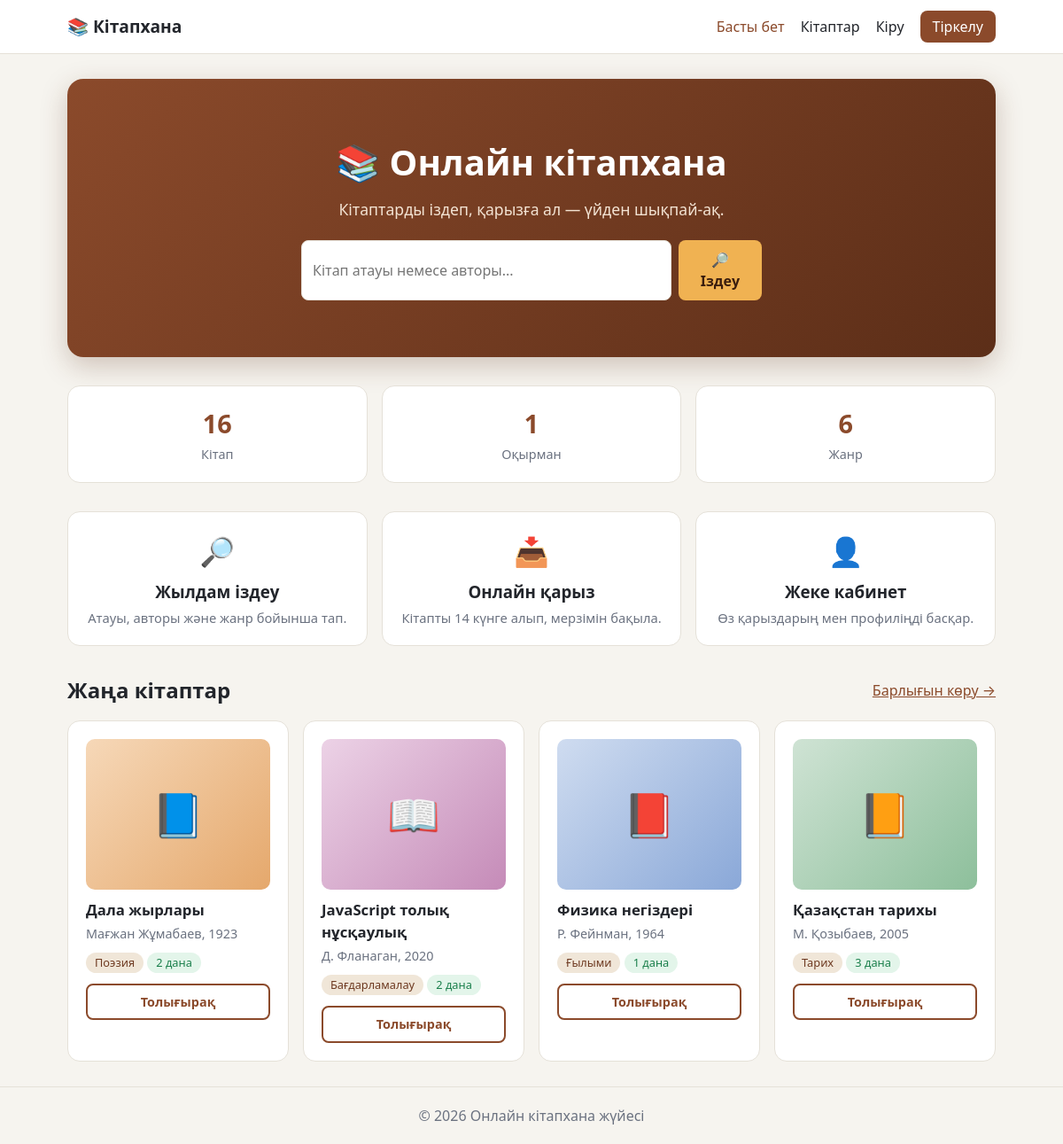
The page / on the database its author committed.
### tables this page shows
CREATE TABLE books (
  id INT AUTO_INCREMENT PRIMARY KEY,
  title VARCHAR(200) NOT NULL,
  author VARCHAR(150) NOT NULL,
  genre_id INT NOT NULL,
  year SMALLINT,
  description TEXT,
  cover VARCHAR(255),
  copies INT NOT NULL DEFAULT 1,
  created_at TIMESTAMP NOT NULL DEFAULT CURRENT_TIMESTAMP,
  FOREIGN KEY (genre_id) REFERENCES genres(id)
);

CREATE TABLE genres (
  id INT AUTO_INCREMENT PRIMARY KEY,
  name VARCHAR(80) NOT NULL UNIQUE
);

### auth.php (called while the page is built, shortened)
<?php
require_once __DIR__ . '/functions.php';
function is_logged_in() {
    return isset($_SESSION['user_id']);
}

### includes/functions.php (the view, shortened to what this page needs)
<?php
function e($s) {
    return htmlspecialchars((string)$s, ENT_QUOTES, 'UTF-8');
}
function book_card($b) {
    $icons = ['📖', '📘', '📗', '📙', '📕'];
    $icon = $icons[$b['id'] % 5];
    $color = 'c' . (($b['id'] % 4) + 1);
    ob_start(); ?>
    <div class="card book">
      <div class="cover <?= $color ?>"><?= $icon ?></div>
      <h3><?= e($b['title']) ?></h3>
      <p><?= e($b['author']) ?>, <?= (int)$b['year'] ?></p>
      <span class="tag"><?= e($b['genre']) ?></span>
      <span class="tag <?= $b['copies'] > 0 ? 'free' : 'busy' ?>"><?= (int)$b['copies'] ?> дана</span>
      <div class="btn-row">
        <a class="btn btn-outline" href="book.php?id=<?= (int)$b['id'] ?>">Толығырақ</a>
      </div>
    </div>
<?php return ob_get_clean();
}

### includes/header.php (shortened to what this page needs)
<?php
require_once __DIR__ . '/auth.php';
$active = $active ?? '';
?>
<!DOCTYPE html>
<html lang="kk">
<head>
<link rel="stylesheet" href="../assets/css/style.css">
</head>
<body>
<header class="site-header">
  <div class="container nav">
    <a class="logo" href="index.php">📚 Кітапхана</a>
    <nav id="menu">
      <a href="index.php"<?= $active==='index' ? ' class="active"' : '' ?>>Басты бет</a>
      <a href="books.php"<?= $active==='books' ? ' class="active"' : '' ?>>Кітаптар</a>
      <?php if (is_logged_in()): ?>
        <a href="book_add.php"<?= $active==='add' ? ' class="active"' : '' ?>>+ Кітап қосу</a>
        <a href="profile.php"<?= $active==='profile' ? ' class="active"' : '' ?>>👤 <?= e($_SESSION['user_name']) ?></a>
        <a href="logout.php" class="btn-sm">Шығу</a>
      <?php else: ?>
        <a href="login.php"<?= $active==='login' ? ' class="active"' : '' ?>>Кіру</a>
        <a href="register.php" class="btn-sm">Тіркелу</a>
      <?php endif; ?>
    </nav>
  </div>
</header>
<main class="container">

### index.php (shortened to what this page needs)
<?php
$active = 'index';
include __DIR__ . '/../includes/header.php';
$bookCount  = $pdo->query('SELECT COUNT(*) FROM books')->fetchColumn();
$userCount  = $pdo->query('SELECT COUNT(*) FROM users')->fetchColumn();
$genreCount = $pdo->query('SELECT COUNT(*) FROM genres')->fetchColumn();
$latest = $pdo->query('SELECT b.*, g.name AS genre FROM books b JOIN genres g ON g.id = b.genre_id ORDER BY b.created_at DESC, b.id DESC LIMIT 4')->fetchAll();
?>
<section class="hero">
  <h1>📚 Онлайн кітапхана</h1>
  <p>Кітаптарды іздеп, қарызға ал — үйден шықпай-ақ.</p>
  <form action="books.php" method="get" class="hero-search">
    <input type="search" name="q" placeholder="Кітап атауы немесе авторы..." aria-label="Іздеу">
    <button class="btn" type="submit">🔎 Іздеу</button>
  </form>
</section>
<section class="stats">
  <div class="card"><b><?= (int)$bookCount ?></b><span>Кітап</span></div>
  <div class="card"><b><?= (int)$userCount ?></b><span>Оқырман</span></div>
  <div class="card"><b><?= (int)$genreCount ?></b><span>Жанр</span></div>
</section>
<section class="features">
  <div class="card feature"><div class="ico">🔎</div><h3>Жылдам іздеу</h3><p>Атауы, авторы және жанр бойынша тап.</p></div>
  <div class="card feature"><div class="ico">📥</div><h3>Онлайн қарыз</h3><p>Кітапты 14 күнге алып, мерзімін бақыла.</p></div>
  <div class="card feature"><div class="ico">👤</div><h3>Жеке кабинет</h3><p>Өз қарыздарың мен профиліңді басқар.</p></div>
</section>
<div class="section-title"><h2>Жаңа кітаптар</h2><a href="books.php">Барлығын көру →</a></div>
<div class="grid">
<?php foreach ($latest as $b) echo book_card($b); ?>
</div>
<?php include __DIR__ . '/../includes/footer.php'; ?>

### includes/footer.php (shortened to what this page needs)
</main>
<footer class="site-footer"><div class="container">© <?= date('Y') ?> Онлайн кітапхана жүйесі</div></footer>
</body>
</html>

### style.css (style rules this page uses)
:root { --bg:#f6f4ef; --card:#fff; --ink:#22252b; --muted:#6b7280; --accent:#8b4a2b; --accent-d:#6e3a21; --line:#e5e1d8; --soft:#f0e6d8; --err:#b42318; --ok:#1a7f4b; }
* { box-sizing:border-box }
body { margin:0;font-family:system-ui,-apple-system,"Segoe UI",Roboto,sans-serif;background:var(--bg);color:var(--ink);line-height:1.5 }
a { color:var(--accent) }
.container { max-width:1080px;margin:0 auto;padding:0 16px }
.site-header { background:var(--card);border-bottom:1px solid var(--line);position:sticky;top:0;z-index:10 }
.nav { display:flex;align-items:center;justify-content:space-between;min-height:60px;flex-wrap:wrap }
.logo { font-weight:700;font-size:1.2rem;text-decoration:none;color:var(--ink) }
nav { display:flex;gap:18px;align-items:center;flex-wrap:wrap }
nav a { text-decoration:none;color:var(--ink) }
nav a:hover,nav a.active { color:var(--accent) }
nav a.btn-sm { background:var(--accent);color:#fff;padding:6px 14px;border-radius:8px }
main.container { padding:28px 16px;min-height:70vh }
.btn { display:inline-block;background:var(--accent);color:#fff;border:0;padding:10px 20px;border-radius:8px;font:inherit;cursor:pointer;text-decoration:none }
input,select,textarea { width:100%;padding:10px 12px;border:1px solid var(--line);border-radius:8px;font:inherit;background:#fff }
.card { background:var(--card);border:1px solid var(--line);border-radius:14px;padding:20px }
.hero { text-align:center;padding:64px 20px;background:linear-gradient(135deg,#8b4a2b,#5c2e18);color:#fff;border-radius:18px;margin-bottom:32px;box-shadow:0 10px 30px rgba(92,46,24,.25) }
.hero h1 { margin:0 0 10px;font-size:2.5rem }
.hero p { color:#f3e3d3;margin:0;font-size:1.1rem }
.hero .btn { background:#f0b252;color:#3a1d0e;font-weight:600 }
.hero-search { display:flex;gap:8px;max-width:520px;margin:22px auto 0 }
.features { display:grid;grid-template-columns:repeat(3,1fr);gap:16px;margin-bottom:32px }
.feature { text-align:center }
.feature .ico { font-size:2rem }
.feature h3 { margin:8px 0 4px }
.feature p { margin:0;color:var(--muted);font-size:.92rem }
.grid { display:grid;grid-template-columns:repeat(auto-fill,minmax(220px,1fr));gap:16px }
.book { text-decoration:none;color:inherit;display:block;transition:transform .15s,box-shadow .15s }
.cover { height:170px;border-radius:10px;display:flex;align-items:center;justify-content:center;font-size:3rem;background:linear-gradient(135deg,#efe3cf,#e2cfae) }
.book h3 { margin:10px 0 4px;font-size:1.05rem }
.book p { margin:0 0 8px;color:var(--muted);font-size:.9rem }
.tag { display:inline-block;background:var(--soft);color:var(--accent-d);padding:2px 10px;border-radius:999px;font-size:.8rem }
.tag.free { background:#e3f5ea;color:var(--ok) }
.site-footer { text-align:center;padding:20px;color:var(--muted);border-top:1px solid var(--line) }
.btn { font-weight:600;transition:background .15s,transform .1s }
.btn-outline { background:#fff;color:var(--accent);border:2px solid var(--accent) }
.btn-row { display:flex;gap:8px;margin-top:12px }
.btn-row .btn { flex:1;text-align:center;padding:8px 10px;font-size:.9rem }
h1 { margin-top:0 }
.section-title { display:flex;justify-content:space-between;align-items:center;margin:8px 0 16px }
.section-title h2 { margin:0 }
.feature { transition:transform .15s }
.stats { display:grid;grid-template-columns:repeat(3,1fr);gap:16px;margin-bottom:32px;text-align:center }
.stats b { display:block;font-size:1.8rem;color:var(--accent) }
.stats span { color:var(--muted);font-size:.9rem }
.cover.c1 { background:linear-gradient(135deg,#f6d8b8,#e5a86c) }
.cover.c2 { background:linear-gradient(135deg,#cfe3d4,#8dbf9b) }
.cover.c3 { background:linear-gradient(135deg,#cfdcf0,#8aa8d8) }
.cover.c4 { background:linear-gradient(135deg,#ecd2e6,#c58bb8) }

### rows shown on the page
books: id "📘", title "Дала жырлары", author "Мағжан Жұмабаев", year "1923", genre.name "Поэзия", copies "2"
books: id "📖", title "JavaScript толық нұсқаулық", author "Д. Фланаган", year "2020", genre.name "Бағдарламалау", copies "2"
books: id "📕", title "Физика негіздері", author "Р. Фейнман", year "1964", genre.name "Ғылыми", copies "1"
books: id "📙", title "Қазақстан тарихы", author "М. Қозыбаев", year "2005", genre.name "Тарих", copies "3"

### other values the page prints
$bookCount "16"
$userCount "1"
$genreCount "6"
